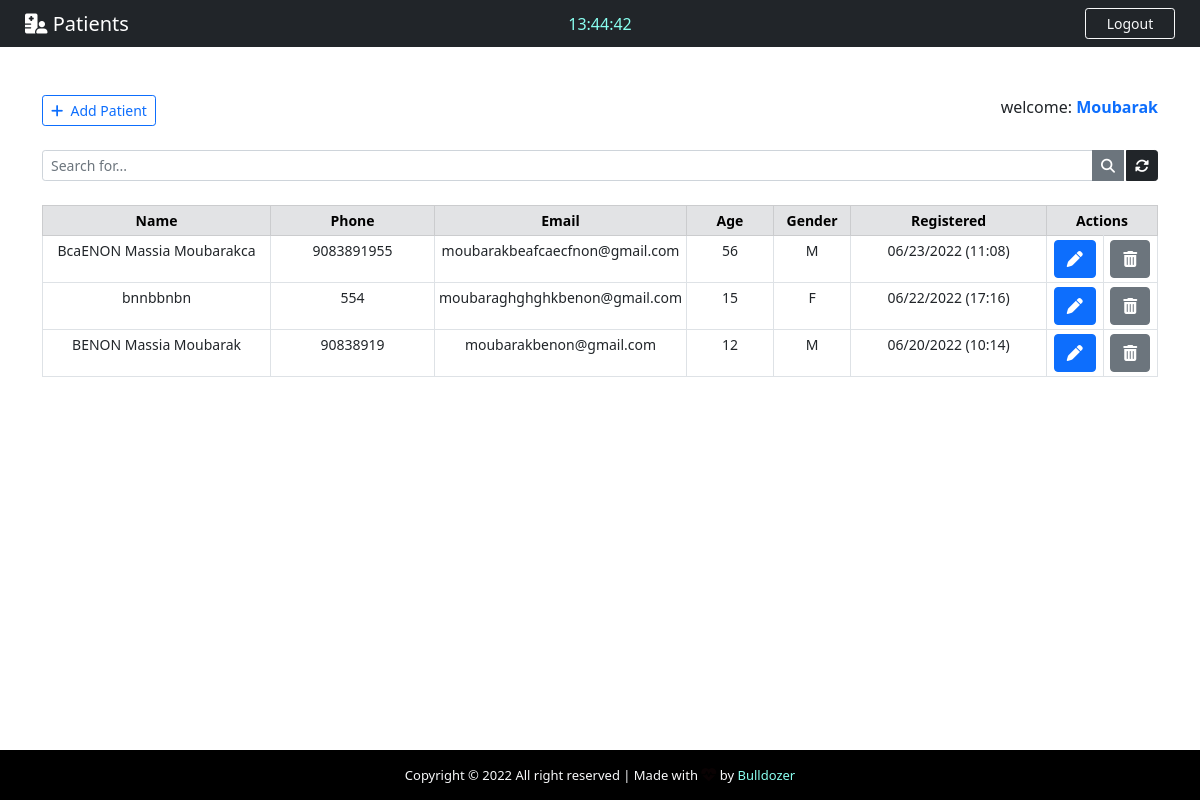
The app's page /backend/ (signed in) with its own data.
### add/models.py (models this page shows, shortened)
class Patient(models.Model):
    GENDER = (
        ('M','M'),
        ('F','F'),
    )
    id = models.IntegerField(primary_key=True)
    name = models.CharField(max_length=80)
    phone = models.CharField(max_length=30)
    email = models.CharField(max_length=40)
    age = models.CharField(max_length=3)
    gender = models.CharField(max_length=1, null=True, choices=GENDER)
    note = models.TextField(blank=True)
    created_at = models.DateTimeField(auto_now_add=True)

### add/views.py (the view)
# urls.py: path('backend/', views.backend, name='backend'),
@cache_control(no_cache = True, must_revalidade = True, no_store = True)
@login_required(login_url="login")
def backend(request):
    if 'q' in request.GET:
        q = request.GET['q']
        all_patient_list = Patient.objects.filter(
            Q(name__icontains=q) |
            Q(phone__icontains=q) |
            Q(age__icontains=q) |
            Q(gender__icontains=q) |
            Q(note__icontains=q) |
            Q(email__icontains=q)
        ).order_by('-created_at')
    else:
        all_patient_list = Patient.objects.all().order_by('-created_at')
    paginator = Paginator(all_patient_list, 5)
    page = request.GET.get('page')
    all_patient = paginator.get_page(page)
    return render(request, "backend.html", {"patients": all_patient})

### add/templates/backend.html (shortened to what this page needs)
{% extends 'base.html' %}
{% block navbar-content %}
<i class="fas fa-hospital-user"></i>&nbsp;Patients
{% endblock navbar-content %}
{% block time %}
<div class="col-sm">
    <center>
        <span id="clock" style="color:#89fff0;"></span>
    </center>
</div>
{% endblock time %}
{% block btn-nav %}
<a  class="btn btn-outline-danger btn-sm border-light text-light" id="btn-nav" data-bs-toggle="modal" data-bs-target="#logoutModal">Logout</a>
{% endblock btn-nav %}
{% block content %}
<div class="container">
    <br><br>
    <div class="d-flex justify-content-between">
        <a href="{% url 'add_patient' %}" class="btn btn-outline-primary btn-sm"><i class="fas fa-plus"></i>&nbsp; Add Patient </a>
        <span >
            welcome: <strong><span class="text-primary">{{ user.get_username }}</span></strong>
        </span>
    </div>
    <form action="">
        <div class="input-group input-group-sm mb-3 mt-4">
            <input type="text" name="q" class="form-control" placeholder="Search for..." value="{{request.GET.q}}">
            <button class="btn btn-secondary" > <i class="fas fa-search"></i> </button>
            <a href="{% url 'backend' %}" class="btn btn-dark" style="margin-left:2px ;"><i class="fas fa-sync-alt"></i></a>
        </div>
    </form>
    <center>
        <table class="table table-bordered table-sm mt-4" style="text-align: center; font-size: 14px; ">
            <thead class="table-secondary">
                <tr>
                    <th style="width: 21%;">Name</th>
                    <th style="width: 15%;">Phone</th>
                    <th style="width: 21%;">Email</th>
                    <th style="width: 8%;">Age</th>
                    <th style="width: 7%;">Gender</th>
                    <th style="width: 18%;">Registered</th>
                    <th style="width: 10%;" colspan="2">Actions</th>
                </tr>
            </thead>
            {% for patient in patients %}
                <tr id="chk_td">
                    <td>{{ patient.name }}</td>
                    <td>{{ patient.phone }}</td>
                    <td>{{ patient.email }}</td>
                    <td>{{ patient.age }}</td>
                    <td>{{ patient.gender }}</td>
                    <td>{{ patient.created_at | date:'m/d/Y (H:i)' }}</td>
                    <td>
                        <a href="/patient/{{ patient.id }}" class="btn btn-primary" title="Edit patient">
                            <i class="fas fa-pen"></i>
                        </a>
                    </td>
                    <td>
                        <a   class="btn btn-secondary" title="Delete button" data-bs-toggle="modal" data-bs-target="#deleteModal{{ patient.pk }}">
                            <i class="fas fa-trash-alt"></i>
                        </a>
                    </td>
                </tr>
            {% endfor %}
        </table>
    </center>
</div>
{% endblock content %}
{% block footer %} style="color: #89fff0; text-decoration: none;" {% endblock footer %}

### add/templates/base.html (shortened to what this page needs)
{% load static %}
<!DOCTYPE html>
<html lang="en">
<head>
    <link rel="stylesheet" href={% static "css/style.css" %}>
    <link href="https://cdn.jsdelivr.net/npm/bootstrap@5.0.2/dist/css/bootstrap.min.css" rel="stylesheet">
    <link rel="stylesheet" href="https://cdnjs.cloudflare.com/ajax/libs/font-awesome/6.1.1/css/all.min.css" />
</head>
<body>
    <div class="wrapper">
        <header>
            <nav class="navbar navbar-expand-lg navbar-dark bg-dark">
                <div class="col-sm">
                    <a class="navbar-brand flex-grow-1" style="text-align: center; color: white; margin-left: 25px;" href="">
                        {% block navbar-content %}{% endblock navbar-content %}
                    </a>
                </div>
                {% block time %} {% endblock time %}
                <div class="col-sm">
                    {% block btn-nav %}{% endblock btn-nav %}
                </div>
            </nav>
        </header>
    {% block content %}{% endblock content  %}
    </div>
    <br><br><br><br><br>
    <footer class="bg-dark text-center text-lg-start text-light" id="footer">
        <div class="text-center p-3" style="background-color: rgb(0,0,0.2);">
            Copyright &copy; {% now "Y" %} <span>All right reserved | Made with
                <i class="fas fa-heartbeat text-danger blink_me" style="font-size:15px ;"></i> by
                <a href="" target="_blank" {% block footer %} style="color: #0dcaf0; text-decoration: none;" {% endblock footer %}>Bulldozer</a>
            </span>
        </div>
    </footer>
</body>
</html>

### add/static/css/style.css (style rules this page uses)
html, body { height: 100% ; margin: 0; max-width: 100%; overflow: hidden; }
#btn-nav { width: 90px; float: right; margin-right: 25px; }
.wrapper { min-height: 100%; margin-bottom: -170px; }
#footer, .push { height: 50px; font-size: 13px; }

### records on screen
Patient: name "BcaENON Massia Moubarakca", phone "9083891955", email "moubarakbeafcaecfnon@gmail.com", age "56", gender "M", created_at "06/23/2022 (11:08)"
Patient: name "bnnbbnbn", phone "554", email "moubaraghghghkbenon@gmail.com", age "15", gender "F", created_at "06/22/2022 (17:16)"
Patient: name "BENON Massia Moubarak", phone "90838919", email "moubarakbenon@gmail.com", age "12", gender "M", created_at "06/20/2022 (10:14)"

### other values on screen
{{ user.get_username }} "Moubarak"
